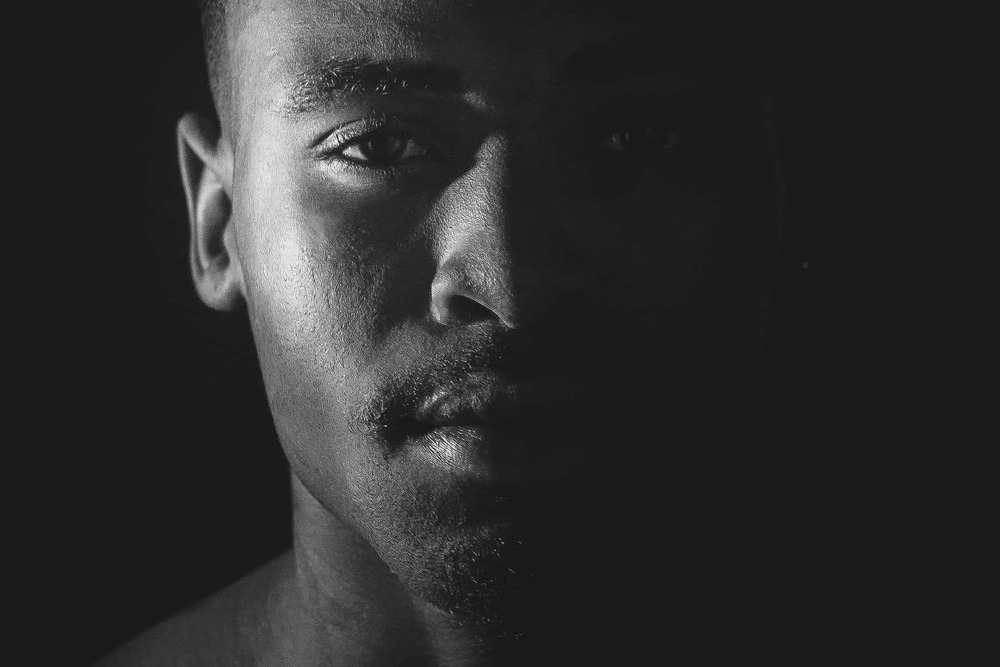
#> input picture lab06/False01_gray.jpg, 1000 x 667 px, shrunk from 1800 x 1200 before the run
$ jupyter execute eq_histo05.ipynb   (shell and % lines are left out)
#> lines starting #> are read from the running program, lines starting #| are printed output that depends on the picture
[cell 1]
import numpy as np
from PIL import Image
import matplotlib
import matplotlib.pyplot as plt


im1 = Image.open('False01_gray.jpg')
#> im1 is the input picture: PIL image 1000x667 L; min 3, max 254, mean 44.1
a = np.array(im1)#[:,:,0]
print(a.shape)
#| (667, 1000)
im1.show()
h = np.histogram(a,bins=256)
cdf_a = np.zeros(256)
for i in range(256):
    cdf_a[i] = cdf_a[i-1] + h[0][i]
#> after the loop, cdf_a = 256 values from 1 to 667000
fig1 = plt.figure()
plt.plot(h[0])
#plt.savefig('low-contrast-04h.png')
fig2 = plt.figure()
plt.plot(cdf_a)
print(cdf_a[:10])
#| [1. 1. 1. 2. 2. 3. 4. 4. 4. 6.]
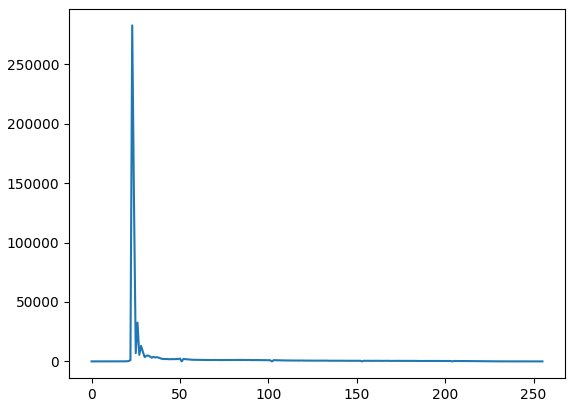
#> figure drawn by matplotlib, 1 panel; curve peaks at x = 23, y = 282633
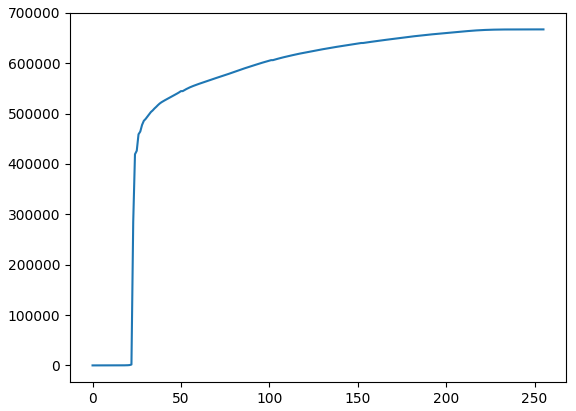
#> figure drawn by matplotlib, 1 panel; curve peaks at x = 255, y = 667000

[cell 2]
print(cdf_a[10:30])
#| [7.00000e+00 9.00000e+00 1.40000e+01 1.90000e+01 2.60000e+01 4.30000e+01
#|  6.40000e+01 1.00000e+02 1.59000e+02 2.44000e+02 3.67000e+02 6.83000e+02
#|  1.74300e+03 2.84376e+05 4.19168e+05 4.26112e+05 4.58764e+05 4.64263e+05
#|  4.77348e+05 4.85528e+05]
b = np.zeros(a.shape, dtype = np.uint8)
t = 255/((b.shape[0]*b.shape[1])-cdf_a[26])
#> t = 0.00122
for x in range(b.shape[0]):
    for y in range(b.shape[1]):
        b[x][y] = (cdf_a[a[x][y]] - cdf_a[26])* t
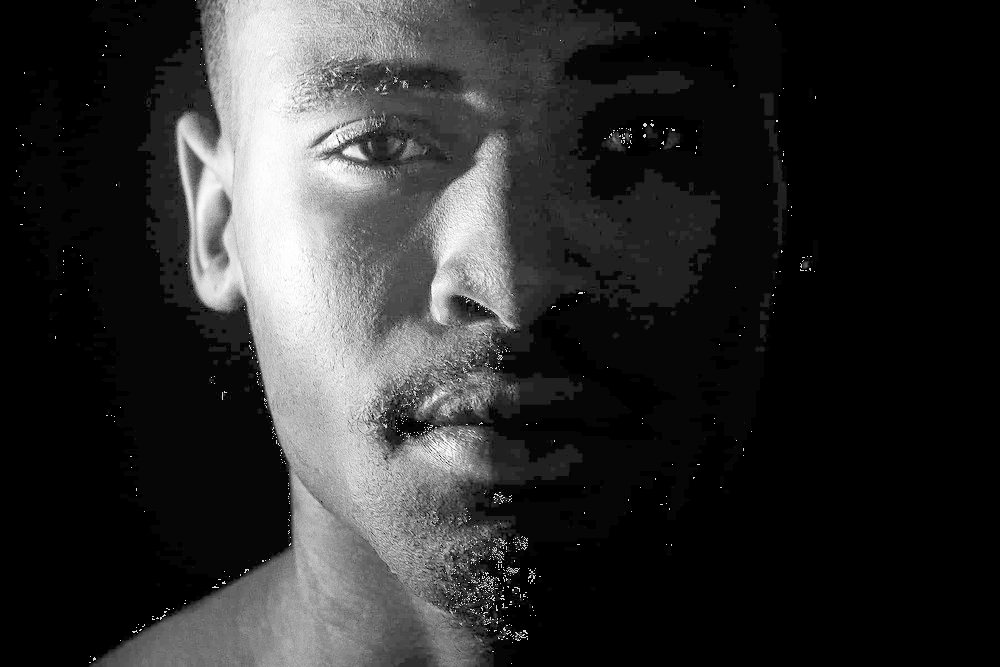
#> b: shape (667, 1000); min 0, max 254, mean 45.7
im2 = Image.fromarray(b,mode = 'L')
im2.show()
im2.save('False-01a.jpg')

[cell 3]
h_b = np.histogram(b,bins=256)
fig4 = plt.figure()
plt.plot(h_b[0])
plt.savefig('False_01ah.png')
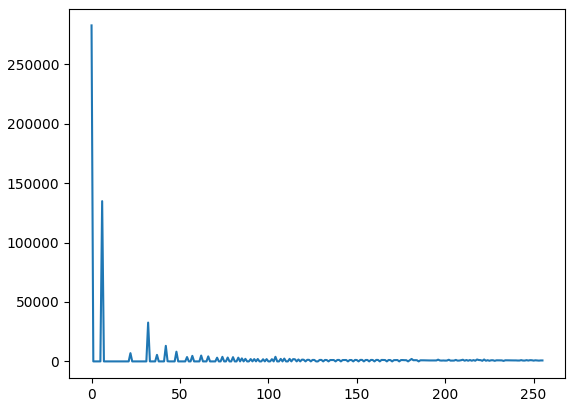
#> figure drawn by matplotlib, 1 panel; curve peaks at x = 0, y = 282633
